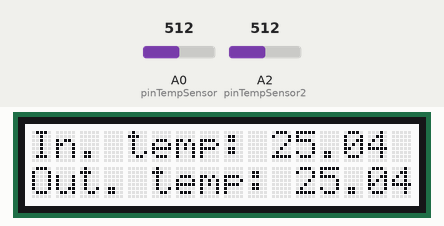
This sketch was run on a simulated Arduino Uno, built with avr-gcc and run on an emulated ATmega328P. Parts: 16×2 character LCD. The test bench sets the inputs (shaded band); at power-on: A0 (pinTempSensor) = 512, A2 (pinTempSensor2) = 512.

Above: at 1.2 s.
1.3 s: A0 (pinTempSensor) set to 716
At 2.3 s:
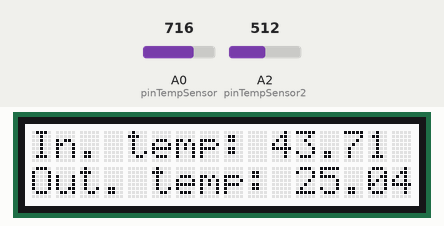
2.9 s: A2 (pinTempSensor2) set to 141
At 4.0 s:
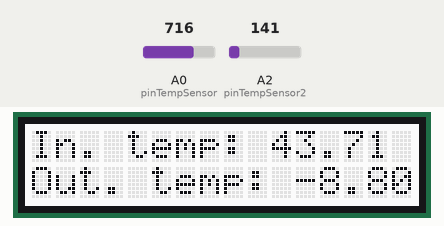
5.9 s: A2 (pinTempSensor2) set to 121
At 7.2 s:
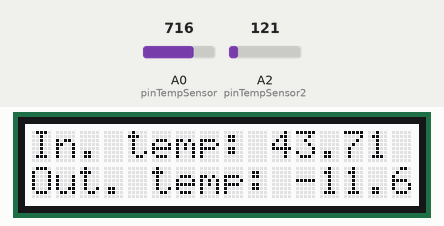
7.5 s: A0 (pinTempSensor) set to 900
At 8.3 s:
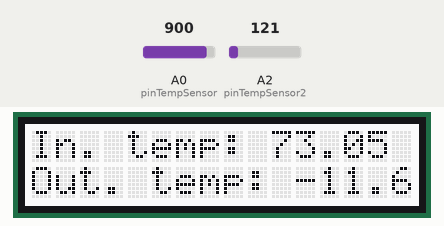
9.1 s: A2 (pinTempSensor2) set to 511
At 10.3 s:
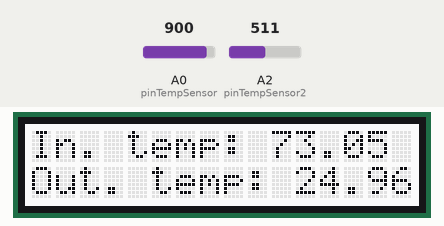
12.1 s: A0 (pinTempSensor) set to 1023
At 12.7 s:
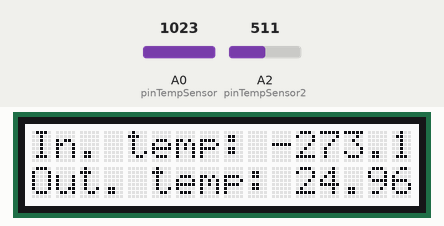
Timing chart, 0 to 15.1 s (numbered marks = the images above; inputs shaded):
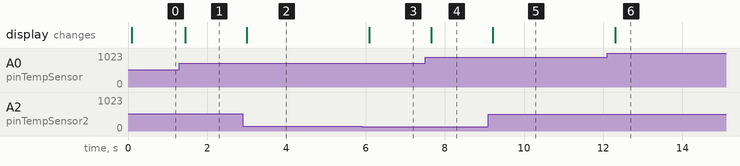

The sketch:

podlewacz.ino
```cpp
#include <Wire.h>
#include "rgb_lcd.h"

#include <math.h>

const int B = 4275;               // B value of the thermistor
const int R0 = 100000;            // R0 = 100k
const int pinTempSensor = A0;     // Grove - Temperature Sensor connect to A0

const int C = 4275;               // C value of the thermistor
const int R1 = 100000;            // R1 = 100k
const int pinTempSensor2 = A2;     // Grove - Temperature Sensor connect to A2


rgb_lcd lcd;

void setup()
{

}

void loop()
{

int a = analogRead(pinTempSensor);

    float R = 1023.0/a-1.0;
    R = R0*R;

    float temperature = 1.0/(log(R/R0)/B+1/298.15)-273.15;

int b = analogRead(pinTempSensor2);

		float R2 = 1023.0/b-1.0;
		R2 = R1*R2;

    float temperature2 = 1.0/(log(R2/R1)/C+1/298.15)-273.15;

lcd.begin(16, 2);
      lcd.print("In. temp: ");
      lcd.print(temperature);

lcd.setCursor(0, 1);
        lcd.print("Out. temp: ");
        lcd.print(temperature2);

    delay(100);
}
```

Measured:
- after the input at 1.3 s, the display: changes after 0.15 s (image 1)
- after the input at 2.9 s, the display: changes after 0.10 s (image 2)
- after the input at 5.9 s, the display: changes after 0.20 s (image 3)
- after the input at 7.5 s, the display: changes after 0.15 s (image 4)
- after the input at 9.1 s, the display: changes after 0.11 s (image 5)
- after the input at 12.1 s, the display: changes after 0.21 s (image 6)
